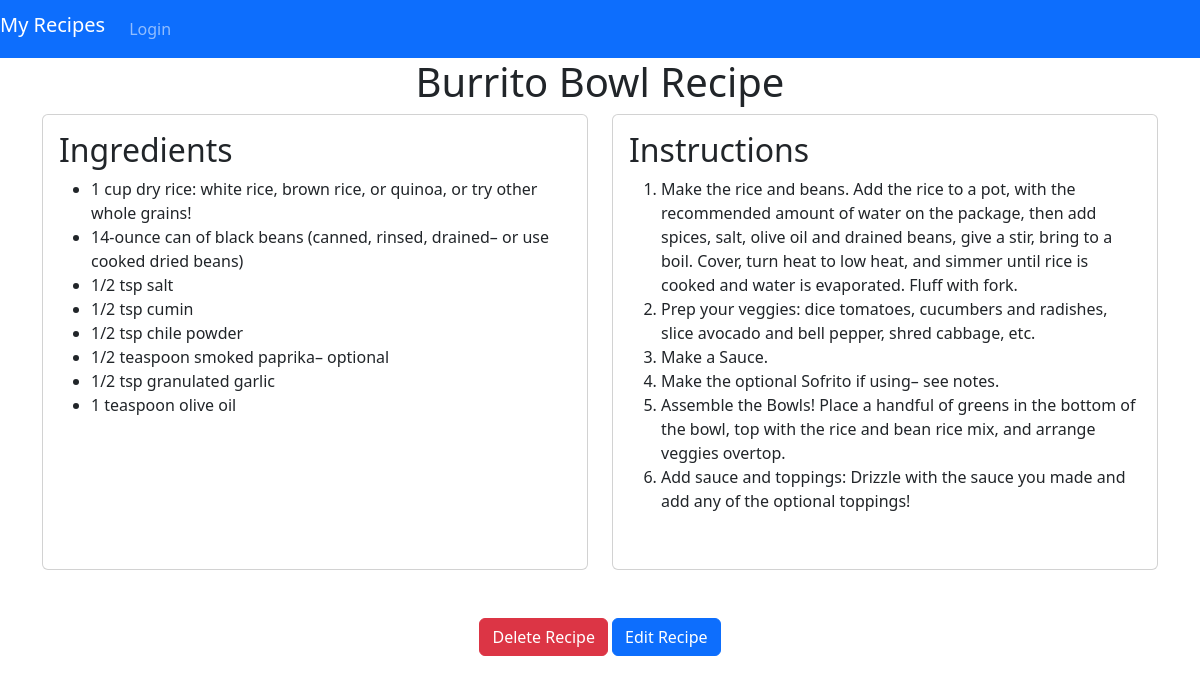
The page /recipes/89/ on the database its author committed.
### recipes/models.py (models this page shows, shortened)
class Recipe(models.Model):
    user = models.ForeignKey(User, on_delete=models.CASCADE, default=get_default_user_id)
    title = models.CharField(max_length=200)
    ingredients = models.ManyToManyField(Ingredient, through='RecipeIngredient', blank=True)
    instructions = models.ManyToManyField(Instruction, through='RecipeInstruction', blank=True)
    category = models.ForeignKey(RecipeCategory, on_delete=models.CASCADE, blank=True)
    recipe_image = models.CharField(max_length=500, default='https://t4.ftcdn.net/jpg/02/15/28/55/360_F_215285525_fqG9SPnXZfOrwFxHzqI6d1hHPVmdSUSx.jpg')

class RecipeIngredient(models.Model):
    recipe = models.ForeignKey(Recipe, on_delete=models.CASCADE)
    ingredient = models.ForeignKey(Ingredient, on_delete=models.CASCADE)

class Ingredient(models.Model):
    name = models.CharField(max_length=100)

class RecipeInstruction(models.Model):
    recipe = models.ForeignKey(Recipe, on_delete=models.CASCADE)
    instruction = models.ForeignKey(Instruction, on_delete=models.CASCADE)

class Instruction(models.Model):
    instruction = models.CharField(max_length=300)

### recipes/views.py (the view)
# urls.py: path('<int:pk>/', views.RecipeDetail.as_view(), name='detail'),
class RecipeDetail(DetailView):
    model = Recipe
    template_name = 'recipes/recipe_detail.html'
    context_object_name = 'recipe'
    def get_context_data(self, **kwargs):
        context = super().get_context_data(**kwargs)
        recipe = self.get_object()
        context['instructions'] = Instruction.objects.filter(recipe=recipe)
        context['ingredients'] = Ingredient.objects.filter(recipe=recipe)
        context['recipe_ingredients'] = RecipeIngredient.objects.filter(recipe=recipe)
        context['recipe_instructions'] = RecipeInstruction.objects.filter(recipe=recipe)
        return context

### recipes/templates/recipes/recipe_detail.html
{% extends 'recipes/base.html' %}
{% block body %}
<div class="container">
    <div class="row">
        <div class="col-md-12">
            <h1 class="text-center">{{ recipe.title }}</h1>
        </div>
    </div>
</div>
<div class="container">
    <div class="row">
        <div class="col-md-6">
            <div class="card mb-4 h-100 d-flex flex-column">
                <div class="card-body">
                    <h2>Ingredients</h2>
                    <ul>
                        {% for recipe_ingredient in recipe_ingredients %}
                            <li>{{ recipe_ingredient.ingredient.name }}</li>
                        {% endfor %}
                    </ul>
                </div>
            </div>
        </div>
        <div class="col-md-6">
            <div class="card mb-4 h-100 d-flex flex-column">
                <div class="card-body">
                    <h2>Instructions</h2>
                    <ol>
                        {% for recipe_instruction in recipe_instructions %}
                            <li>{{ recipe_instruction.instruction.instruction }}</li>
                        {% endfor %}
                    </ol>
                </div>
            </div>
        </div>
    </div>
</div>
<div class="container mt-5">
    <div class="row justify-content-center">
        <div class="text-center mb-5">
            <a href="{% url 'recipes:delete_recipe' pk=recipe.pk  %}" class="btn btn-danger btn-block">Delete Recipe</a>
            <a href="{% url 'recipes:edit_recipe' pk=recipe.pk  %}" class="btn btn-primary btn-block">Edit Recipe</a>
        </div>
    </div>
</div>
{% endblock %}

### recipes/static/recipe_site/style.css (style rules this page uses)
body { background-color: lightyellow; }

### rows shown on the page
Recipe: title "Burrito Bowl Recipe"
RecipeIngredient: ingredient.name "1 cup dry rice: white rice, brown rice, or quinoa, or try other whole grains!"
RecipeIngredient: ingredient.name "14-ounce can of black beans (canned, rinsed, drained– or use cooked dried beans)"
RecipeIngredient: ingredient.name "1/2 tsp salt"
RecipeIngredient: ingredient.name "1/2 tsp cumin"
RecipeIngredient: ingredient.name "1/2 tsp chile powder"
RecipeIngredient: ingredient.name "1/2 teaspoon smoked paprika– optional"
RecipeIngredient: ingredient.name "1/2 tsp granulated garlic"
RecipeIngredient: ingredient.name "1 teaspoon olive oil"
RecipeInstruction: instruction.instruction "Make the rice and beans. Add the rice to a pot, with the recommended amount of water on the package, then add spices, salt, olive oil and drained beans, give a stir, bring to a boil. Cover, turn heat to low heat, and simmer until rice is cooked and water is evaporated. Fluff with fork."
RecipeInstruction: instruction.instruction "Prep your veggies: dice tomatoes, cucumbers and radishes, slice avocado and bell pepper, shred cabbage, etc."
RecipeInstruction: instruction.instruction "Make a Sauce."
RecipeInstruction: instruction.instruction "Make the optional Sofrito if using– see notes."
RecipeInstruction: instruction.instruction "Assemble the Bowls! Place a handful of greens in the bottom of the bowl, top with the rice and bean rice mix, and arrange veggies overtop."
RecipeInstruction: instruction.instruction "Add sauce and toppings: Drizzle with the sauce you made and add any of the optional toppings!"
